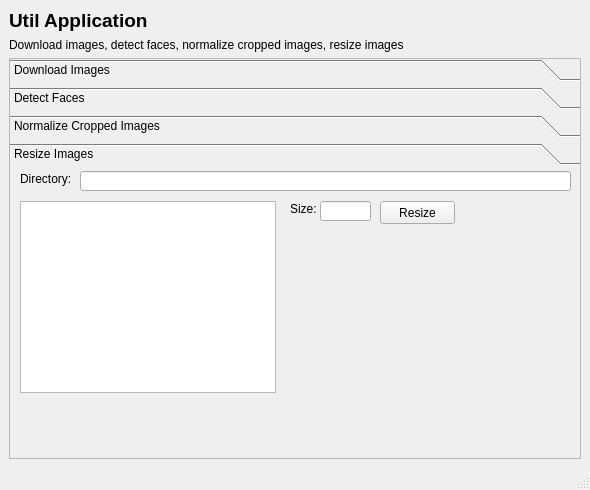
<ui version="4.0" >
 <class>MainWindow</class>
 <widget class="QMainWindow" name="MainWindow" >
  <property name="geometry" >
   <rect>
    <x>0</x>
    <y>0</y>
    <width>590</width>
    <height>490</height>
   </rect>
  </property>
  <property name="windowTitle" >
   <string>MainWindow</string>
  </property>
  <widget class="QWidget" name="centralwidget" >
   <layout class="QVBoxLayout" name="verticalLayout" >
    <item>
     <widget class="QLabel" name="label_4" >
      <property name="font" >
       <font>
        <pointsize>14</pointsize>
        <weight>75</weight>
        <bold>true</bold>
       </font>
      </property>
      <property name="text" >
       <string>Util Application</string>
      </property>
     </widget>
    </item>
    <item>
     <widget class="QLabel" name="label_2" >
      <property name="text" >
       <string>Download images, detect faces, normalize cropped images, resize images</string>
      </property>
     </widget>
    </item>
    <item>
     <widget class="QToolBox" name="toolBox" >
      <property name="frameShape" >
       <enum>QFrame::StyledPanel</enum>
      </property>
      <property name="frameShadow" >
       <enum>QFrame::Plain</enum>
      </property>
      <property name="lineWidth" >
       <number>1</number>
      </property>
      <property name="currentIndex" >
       <number>3</number>
      </property>
      <widget class="QWidget" name="page_1" >
       <property name="geometry" >
        <rect>
         <x>0</x>
         <y>0</y>
         <width>570</width>
         <height>268</height>
        </rect>
       </property>
       <attribute name="label" >
        <string>Download Images</string>
       </attribute>
       <widget class="QLineEdit" name="lineEdit" >
        <property name="geometry" >
         <rect>
          <x>50</x>
          <y>60</y>
          <width>500</width>
          <height>20</height>
         </rect>
        </property>
       </widget>
       <widget class="QLabel" name="label" >
        <property name="geometry" >
         <rect>
          <x>10</x>
          <y>60</y>
          <width>31</width>
          <height>16</height>
         </rect>
        </property>
        <property name="text" >
         <string>URL:</string>
        </property>
       </widget>
       <widget class="QPushButton" name="downloadButton" >
        <property name="geometry" >
         <rect>
          <x>470</x>
          <y>90</y>
          <width>75</width>
          <height>23</height>
         </rect>
        </property>
        <property name="text" >
         <string>Download!</string>
        </property>
       </widget>
       <widget class="QLabel" name="label_3" >
        <property name="geometry" >
         <rect>
          <x>10</x>
          <y>30</y>
          <width>31</width>
          <height>16</height>
         </rect>
        </property>
        <property name="text" >
         <string>Start:</string>
        </property>
       </widget>
       <widget class="QLabel" name="label_5" >
        <property name="geometry" >
         <rect>
          <x>120</x>
          <y>30</y>
          <width>21</width>
          <height>16</height>
         </rect>
        </property>
        <property name="text" >
         <string>End:</string>
        </property>
       </widget>
       <widget class="QLineEdit" name="lineEdit_2" >
        <property name="geometry" >
         <rect>
          <x>50</x>
          <y>30</y>
          <width>40</width>
          <height>20</height>
         </rect>
        </property>
       </widget>
       <widget class="QLineEdit" name="lineEdit_3" >
        <property name="geometry" >
         <rect>
          <x>150</x>
          <y>30</y>
          <width>40</width>
          <height>20</height>
         </rect>
        </property>
       </widget>
       <widget class="QLabel" name="label_6" >
        <property name="geometry" >
         <rect>
          <x>10</x>
          <y>0</y>
          <width>31</width>
          <height>16</height>
         </rect>
        </property>
        <property name="text" >
         <string>Prefix:</string>
        </property>
       </widget>
       <widget class="QLineEdit" name="lineEdit_4" >
        <property name="geometry" >
         <rect>
          <x>50</x>
          <y>0</y>
          <width>41</width>
          <height>20</height>
         </rect>
        </property>
        <property name="text" >
         <string/>
        </property>
       </widget>
      </widget>
      <widget class="QWidget" name="page_2" >
       <property name="geometry" >
        <rect>
         <x>0</x>
         <y>0</y>
         <width>570</width>
         <height>268</height>
        </rect>
       </property>
       <attribute name="label" >
        <string>Detect Faces</string>
       </attribute>
      </widget>
      <widget class="QWidget" name="page_3" >
       <property name="geometry" >
        <rect>
         <x>0</x>
         <y>0</y>
         <width>570</width>
         <height>268</height>
        </rect>
       </property>
       <attribute name="label" >
        <string>Normalize Cropped Images</string>
       </attribute>
       <widget class="QLabel" name="label_7" >
        <property name="geometry" >
         <rect>
          <x>10</x>
          <y>0</y>
          <width>31</width>
          <height>16</height>
         </rect>
        </property>
        <property name="text" >
         <string>Prefix:</string>
        </property>
       </widget>
       <widget class="QLineEdit" name="norm_prefix_lineEdit" >
        <property name="geometry" >
         <rect>
          <x>50</x>
          <y>0</y>
          <width>51</width>
          <height>20</height>
         </rect>
        </property>
       </widget>
       <widget class="QLineEdit" name="norm_size_lineEdit" >
        <property name="geometry" >
         <rect>
          <x>50</x>
          <y>30</y>
          <width>51</width>
          <height>20</height>
         </rect>
        </property>
       </widget>
       <widget class="QLabel" name="label_8" >
        <property name="geometry" >
         <rect>
          <x>10</x>
          <y>30</y>
          <width>31</width>
          <height>16</height>
         </rect>
        </property>
        <property name="text" >
         <string>Size:</string>
        </property>
       </widget>
       <widget class="QPlainTextEdit" name="norm_log_textedit" >
        <property name="geometry" >
         <rect>
          <x>190</x>
          <y>0</y>
          <width>371</width>
          <height>171</height>
         </rect>
        </property>
        <property name="readOnly" >
         <bool>false</bool>
        </property>
       </widget>
       <widget class="QLabel" name="label_9" >
        <property name="geometry" >
         <rect>
          <x>160</x>
          <y>0</y>
          <width>31</width>
          <height>16</height>
         </rect>
        </property>
        <property name="text" >
         <string>Log:</string>
        </property>
       </widget>
       <widget class="QPushButton" name="normalizeButton" >
        <property name="geometry" >
         <rect>
          <x>30</x>
          <y>60</y>
          <width>75</width>
          <height>23</height>
         </rect>
        </property>
        <property name="text" >
         <string>Normalize</string>
        </property>
       </widget>
       <widget class="Line" name="line" >
        <property name="geometry" >
         <rect>
          <x>140</x>
          <y>0</y>
          <width>20</width>
          <height>201</height>
         </rect>
        </property>
        <property name="orientation" >
         <enum>Qt::Vertical</enum>
        </property>
       </widget>
      </widget>
      <widget class="QWidget" name="page_4" >
       <attribute name="label" >
        <string>Resize Images</string>
       </attribute>
       <widget class="QLineEdit" name="resize_size_lineEdit" >
        <property name="geometry" >
         <rect>
          <x>310</x>
          <y>30</y>
          <width>51</width>
          <height>20</height>
         </rect>
        </property>
       </widget>
       <widget class="QLabel" name="label_10" >
        <property name="geometry" >
         <rect>
          <x>280</x>
          <y>30</y>
          <width>31</width>
          <height>16</height>
         </rect>
        </property>
        <property name="text" >
         <string>Size:</string>
        </property>
       </widget>
       <widget class="QPushButton" name="resizeButton" >
        <property name="geometry" >
         <rect>
          <x>370</x>
          <y>30</y>
          <width>75</width>
          <height>23</height>
         </rect>
        </property>
        <property name="text" >
         <string>Resize</string>
        </property>
       </widget>
       <widget class="QLabel" name="label_11" >
        <property name="geometry" >
         <rect>
          <x>10</x>
          <y>0</y>
          <width>51</width>
          <height>16</height>
         </rect>
        </property>
        <property name="text" >
         <string>Directory:</string>
        </property>
       </widget>
       <widget class="QLineEdit" name="resize_basedirectory_lineEdit" >
        <property name="geometry" >
         <rect>
          <x>70</x>
          <y>0</y>
          <width>491</width>
          <height>20</height>
         </rect>
        </property>
       </widget>
       <widget class="QListWidget" name="listWidget" >
        <property name="geometry" >
         <rect>
          <x>10</x>
          <y>30</y>
          <width>256</width>
          <height>192</height>
         </rect>
        </property>
        <property name="selectionMode" >
         <enum>QAbstractItemView::MultiSelection</enum>
        </property>
       </widget>
      </widget>
     </widget>
    </item>
   </layout>
   <zorder>label_2</zorder>
   <zorder>label_4</zorder>
   <zorder>toolBox</zorder>
  </widget>
  <widget class="QMenuBar" name="menubar" >
   <property name="geometry" >
    <rect>
     <x>0</x>
     <y>0</y>
     <width>590</width>
     <height>21</height>
    </rect>
   </property>
  </widget>
  <widget class="QStatusBar" name="statusbar" />
 </widget>
 <resources/>
 <connections/>
</ui>
